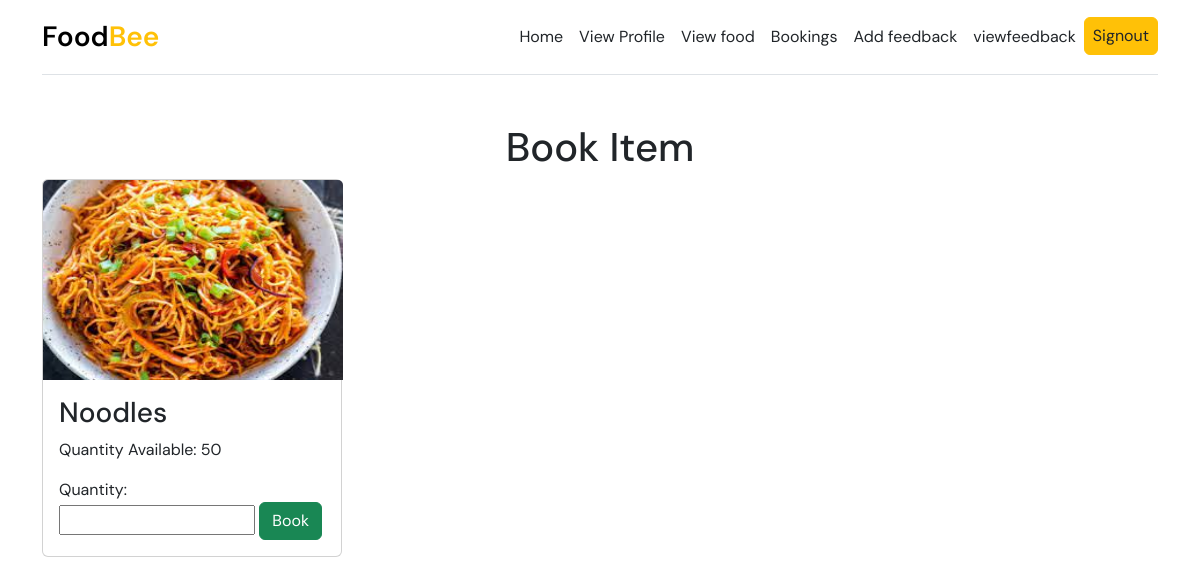
The page /book_item/6/ (signed in) on the database as committed earlier.
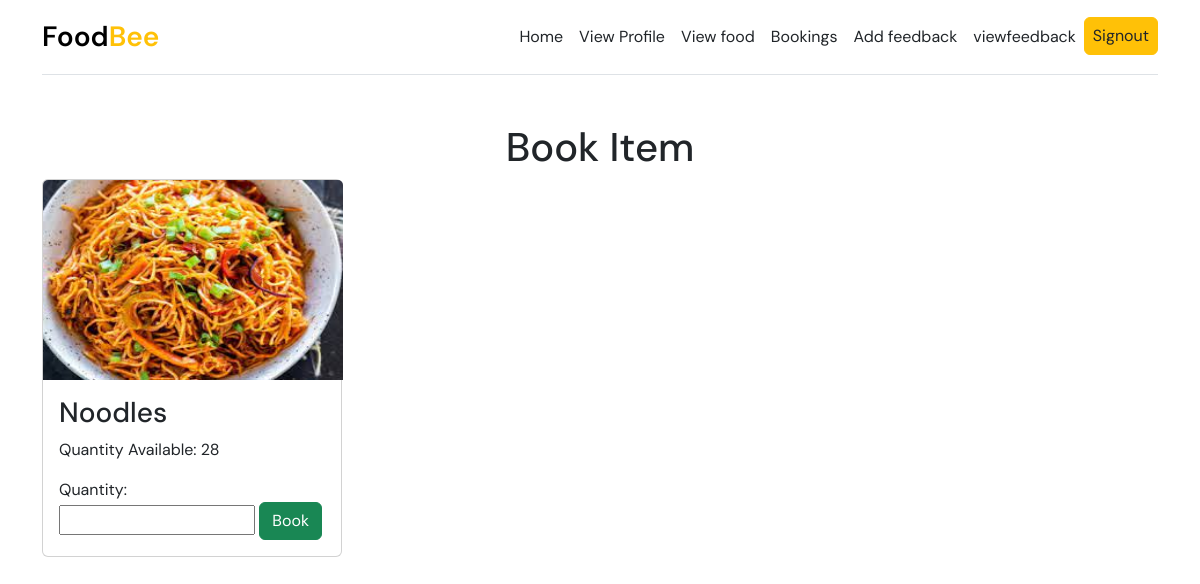
The same page on the database as committed later.
### catering/models.py (models this page shows, shortened)
class FoodItem(models.Model):
    food_id = models.AutoField(primary_key=True)
    name = models.CharField(max_length=200)
    image = models.ImageField(upload_to="foods", null=True, blank=True)
    catering_name = models.CharField(max_length=200)
    quantity_available = models.IntegerField(default=0)
    quantity_booked = models.IntegerField(default=0)
    booked_by = models.ForeignKey(User, on_delete=models.CASCADE, related_name='booked_items', null=True)
    status = models.CharField(max_length=20, default='Pending')

### catering/views.py (the view, shortened to what this page needs)
# urls.py: path('book_item/<int:food_id>/', views.book_item, name='book_item'),
def book_item(request, food_id):
    food_item = get_object_or_404(FoodItem, pk=food_id)
    if not hasattr(request.user, 'profile'):
        return redirect('create_profile')
    return render(request, 'user/book_food.html', {'food_item': food_item})

### templates/user/book_food.html (shortened to what this page needs)
{% extends "user/viewpage.html" %}
{% load static %}
{% block content %}
<div class="container mt-5">
  <h1 class="text-center">Book Item</h1>
  <div class="row">
    <div class="col-md-6">
      <div class="card mb-3" style="width: 300px;">
        <img src="{{ food_item.image.url }}" class="card-img-top" alt="{{ food_item.name }}" style="height: 200px; width: 300px;">
        <div class="card-body">
          <h3 class="card-title">{{ food_item.name }}</h3>
          <p class="card-text">Quantity Available:
            {% if food_item.quantity_available > 0 %}
              {{ food_item.quantity_available }}
            {% else %}
              <span class="text-danger">0</span>
            {% endif %}
          </p>
          <form method="post" action="{% url 'book_item' food_item.food_id %}">
            <label for="quantity">Quantity:</label>
            <input type="number" name="quantity" id="quantity" required>
            <button type="submit" class="btn btn-success">Book</button>
          </form>
        </div>
      </div>
    </div>
  </div>
</div>
{% endblock %}

Rows that differ between the two databases and show on the page:
changed FoodItem "Noodles": quantity_available "50" → "28"
